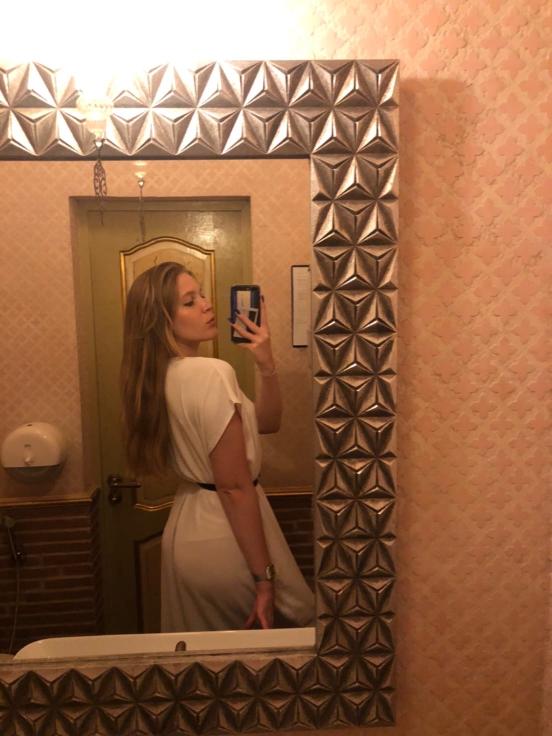
//> input picture cpp/images/sveta3.jpg, 1104 x 1472 px, given in place of cppimagessveta1.jpg, which was not available (shown at 1/2 size)
$ ./opencv_intro   (built with g++ and OpenCV 4)
//> lines starting //> are read from the running program, lines starting //| are printed output that depends on the picture; pictures that were not available may be replaced by others from this repository, and a replacement may not be noted
#include <opencv2/core.hpp>
#include <opencv2/imgcodecs.hpp>
#include <opencv2/highgui.hpp>
#include "opencv2/imgproc.hpp"
#include <iostream>

using namespace std;

int main()
{
    string image_path1 = "cpp\images\sveta1.jpg";
    string image_path2 = "cpp\images\sveta2.jpg";

    cv::Mat astro1 = cv::imread(image_path1, cv::IMREAD_COLOR);
//> astro1 is the input picture: 1472 rows x 1104 cols, CV_8UC3; mean B, G, R 73.2, 103.7, 149.2
    cv::Mat astro2 = cv::imread(image_path2, cv::IMREAD_COLOR);
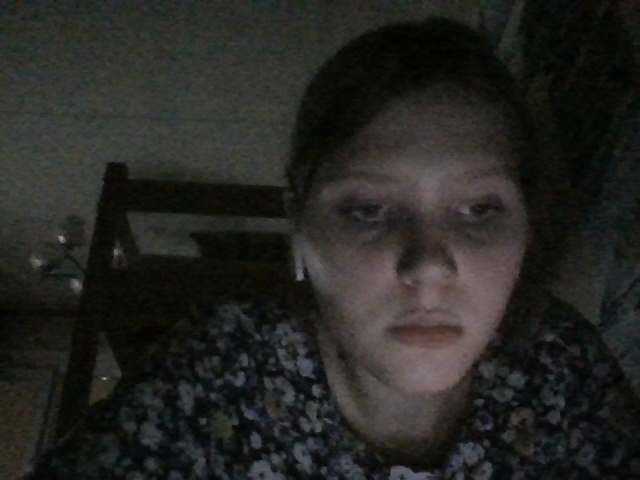
//> input picture cpp/images/latest.jpg, 640 x 480 px, given in place of cppimagessveta2.jpg, which was not available
//> astro2 is the input picture: 480 rows x 640 cols, CV_8UC3; mean B, G, R 34.4, 37.4, 37.7

    if(astro2.empty())
    {
        cout << "Не могу прочитать изображение: " << endl;
        return 1;
    }

    cv::rotate(astro2, astro2, cv::ROTATE_90_COUNTERCLOCKWISE);
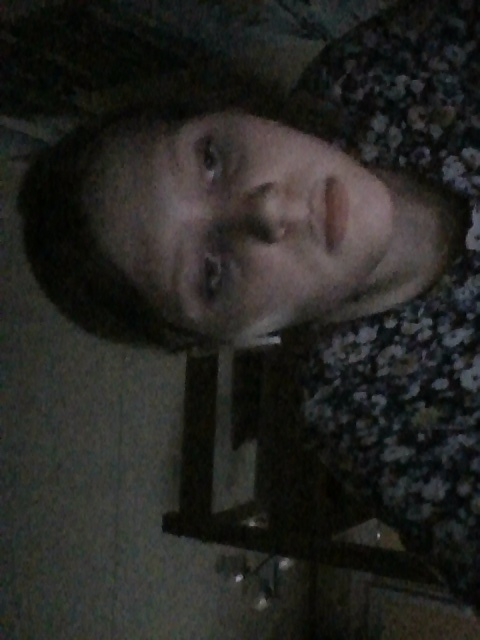
//> astro2: 640 rows x 480 cols, CV_8UC3; mean B, G, R 34.4, 37.4, 37.7
    cv::resize(astro2, astro2, cv::Size(300,300));
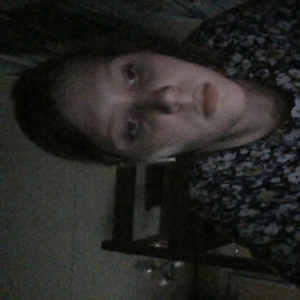
//> astro2: 300 rows x 300 cols, CV_8UC3; mean B, G, R 34.3, 37.3, 37.6

   // cv::Vec3b colorModification = {231, 54, 154};

    for(int i = 0; i < astro2.rows; i++)
    {
        for(int j = 0; j < astro2.cols; j++)
        {
            //astro2.at<cv::Vec3b>(i, j) = colorModification;

            cv::Vec3b bgrPixel = astro2.at<cv::Vec3b>(i, j);

            cout << "bgr: " << bgrPixel << endl;

            //Grayscale = (R + G + B / 3)


            unsigned char grayScale = (bgrPixel[2] + bgrPixel[1] + bgrPixel[0]) / 3;

            astro2.at<cv::Vec3b>(i, j) = {grayScale, grayScale, grayScale};

            cv::Vec3b grayPixel = astro2.at<cv::Vec3b>(i, j);

            cout << "gray: " << grayPixel << endl;
        }
    }

    cv::imshow("Display window", astro2);
    int k = cv::waitKey(0);
//> the space key is pressed

    if(k == 's'){
        cv::imwrite("sveta_night.png", astro2);
    }
    return 0;
}
